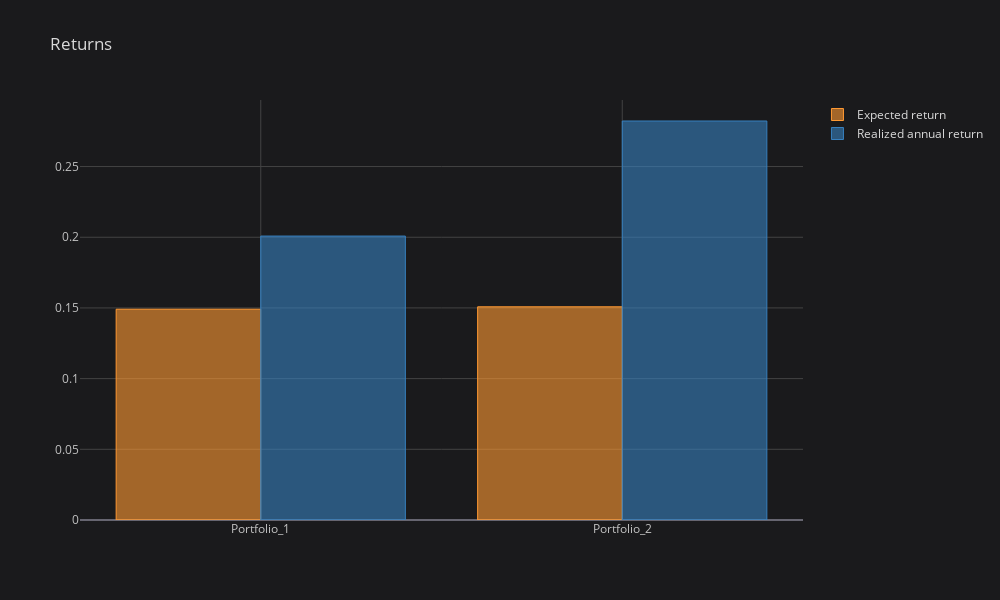

Notebook code for this chart:
### Code cell
column_dict = {'port_rets':'Expected return','port_vols':'Expected volatility'}
index_dict = {index: new for index, new in zip(selectedPortfolios.index,portfolio_stats.index)}

comparison_table = portfolio_stats.join(selectedPortfolios.rename(columns=column_dict,index=index_dict))
comparison_table[['Expected return', 'Realized annual return']].iplot(kind='bar',title='Returns')
comparison_table[['Expected volatility', 'Realized annual volatility']].iplot(kind='bar',title='Volatility')

### Figure 1 — Plotly figure (JSON) as saved in the notebook; plotly's stock layout.template omitted (floating-point values rounded to 4 significant figures)
{"data": [{"marker": {"color": "rgba(255, 153, 51, 0.6)", "line": {"color": "rgba(255, 153, 51, 1.0)", "width": 1}}, "name": "Expected return", "orientation": "v", "text": "", "type": "bar", "x": ["Portfolio_1", "Portfolio_2"], "y": [0.1491, 0.1508]}, {"marker": {"color": "rgba(55, 128, 191, 0.6)", "line": {"color": "rgba(55, 128, 191, 1.0)", "width": 1}}, "name": "Realized annual return", "orientation": "v", "text": "", "type": "bar", "x": ["Portfolio_1", "Portfolio_2"], "y": [0.2008, 0.2822]}], "layout": {"height": 600, "legend": {"bgcolor": "#1A1A1C", "font": {"color": "#D9D9D9"}}, "paper_bgcolor": "#1A1A1C", "plot_bgcolor": "#1A1A1C", "title": {"font": {"color": "#D9D9D9"}, "text": "Returns"}, "width": 1000, "xaxis": {"gridcolor": "#434343", "showgrid": true, "tickfont": {"color": "#C2C2C2"}, "title": {"font": {"color": "#D9D9D9"}, "text": ""}, "zerolinecolor": "#666570"}, "yaxis": {"gridcolor": "#434343", "showgrid": true, "tickfont": {"color": "#C2C2C2"}, "title": {"font": {"color": "#D9D9D9"}, "text": ""}, "zerolinecolor": "#666570"}}}
